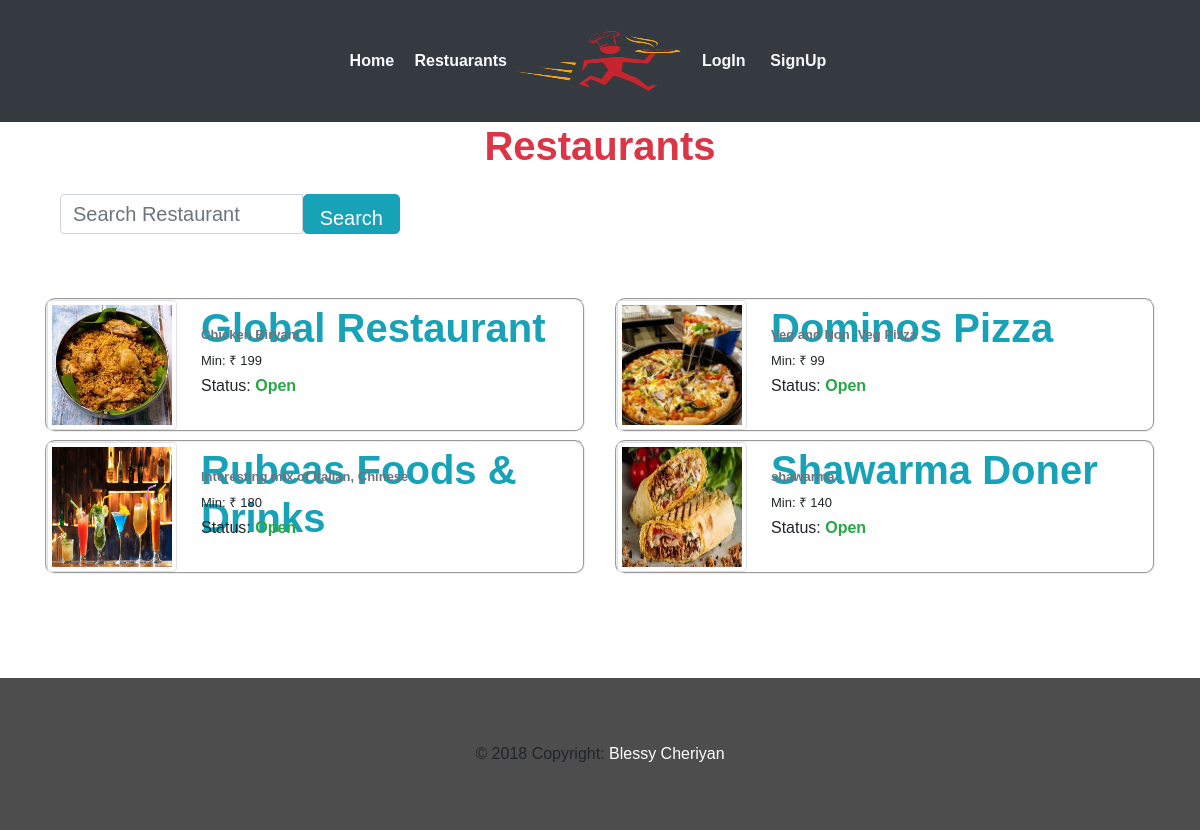
/restaurant/, run on the app's committed database.
### webapp/models.py (models this page shows, shortened)
class Restaurant(models.Model):
	user        = models.OneToOneField(settings.AUTH_USER_MODEL,on_delete=models.CASCADE)
	rname 		= models.CharField(max_length=100,blank=False)
	info	 	= models.CharField(max_length=40,blank=False)
	min_ord		= models.CharField(max_length=5,blank=False)
	location    = models.CharField(max_length=40,blank=False)
	r_logo      = models.FileField(blank=False)
	REST_STATE_OPEN    = "Open"
	REST_STATE_CLOSE   = "Closed"
	REST_STATE_CHOICES =(
			(REST_STATE_OPEN,REST_STATE_OPEN),
			(REST_STATE_CLOSE,REST_STATE_CLOSE)
		)
	status 	= models.CharField(max_length=50,choices=REST_STATE_CHOICES,default=REST_STATE_OPEN,blank=False)
	approved = models.BooleanField(blank=False,default=True)

### webapp/views.py (the view)
# urls.py: path('restaurant/',views.restuarent,name='restuarant'),
def restuarent(request):
	r_object = Restaurant.objects.all()
	query 	= request.GET.get('q')
	if query:
		r_object=Restaurant.objects.filter(Q(rname__icontains=query)).distinct()
		return render(request,'webapp/restaurents.html',{'r_object':r_object})
	return render(request,'webapp/restaurents.html',{'r_object':r_object})

### webapp/templates/webapp/restaurents.html (shortened to what this page needs)
{% extends 'webapp/base.html'%}
{% block body %}
<div class="container-fluid">
        <h1 class="text-center text-danger"><strong>Restaurants</strong></h1>
</div>
<br>
<div class="container">
    <div class="col-sm-4 col-sm-offset-3">
      <form class="form-horizontal" role="search" method="get" action=''>
         <div class="form-group ">
         <div class="input-group">
            <input type="text" class="form-control input-lg " name="q" value="{{ request.GET.q }}" placeholder= "Search Restaurant " style="height: 40px; width: 50%; font-size: 20px;" />
            <span class='input-group-btn'>
             <button class='btn btn-info btn-lg'style="height:40px; font-size: 20px;" type='submit'>Search
             </button>
         </span>
        </div>
     </div>
   </form>
 </div>
</div>
<br>
<br>
	<div class="container">
		<div class="row">
		{% for rest in r_object %}
        <div class="col-xs-7 col-md-6">
      <div class="thumbnail">
   		   <div class="media mb-2 ml-8" style="border-radius: 10px; border-style: groove; border-width: 2px;">
        <a href="{% url 'menu' rest.id %}" class="pull-left ">
            <img src="{{rest.r_logo.url}}" class="img-thumbnail img-responsive " style="height: 130px; width: 130px;">
        </a>
        <div class="media-body pl-4">
          <a href="{% url 'menu' rest.id %}" style="text-decoration: none !important;"><h1 class="media-heading text-info mt-1" style="height: 20px;"><strong>{{rest.rname}}</strong></h1></a>
            <h6 class="text-secondary"><font size="2"><strong>{{rest.info}}</strong></font></h6>
            <h4><font size="2">Min: &#x20b9; {{rest.min_ord}}</font></h4>
          	<h5><font size="3">Status: <strong class="text-success">{{rest.status}}</strong></font></h5>
        </div>
    </div>
  </div>
</div>
{% endfor%}
</div>
</div>
{% endblock %}

### webapp/static/webapp/css/style.css (style rules this page uses)
body { padding:0; margin:0; font-family: 'Source Sans Pro', sans-serif; }
body a { transition:0.5s all; -webkit-transition:0.5s all; -moz-transition:0.5s all; -o-transition:0.5s all; -ms-transition:0.5s all; }
h1,h2,h3,h4,h5,h6 { margin:0; }

### data on the page
Restaurant: r_logo (picture), rname "Global Restaurant", info "Chicken Biryani", min_ord "199", status "Open"
Restaurant: r_logo (picture), rname "Dominos Pizza", info "Veg and Non -Veg Pizza", min_ord "99", status "Open"
Restaurant: r_logo (picture), rname "Rubeas Foods & Drinks", info "Interesting mix of Italian, Chinese", min_ord "180", status "Open"
Restaurant: r_logo (picture), rname "Shawarma Doner", info "shawarma", min_ord "140", status "Open"
